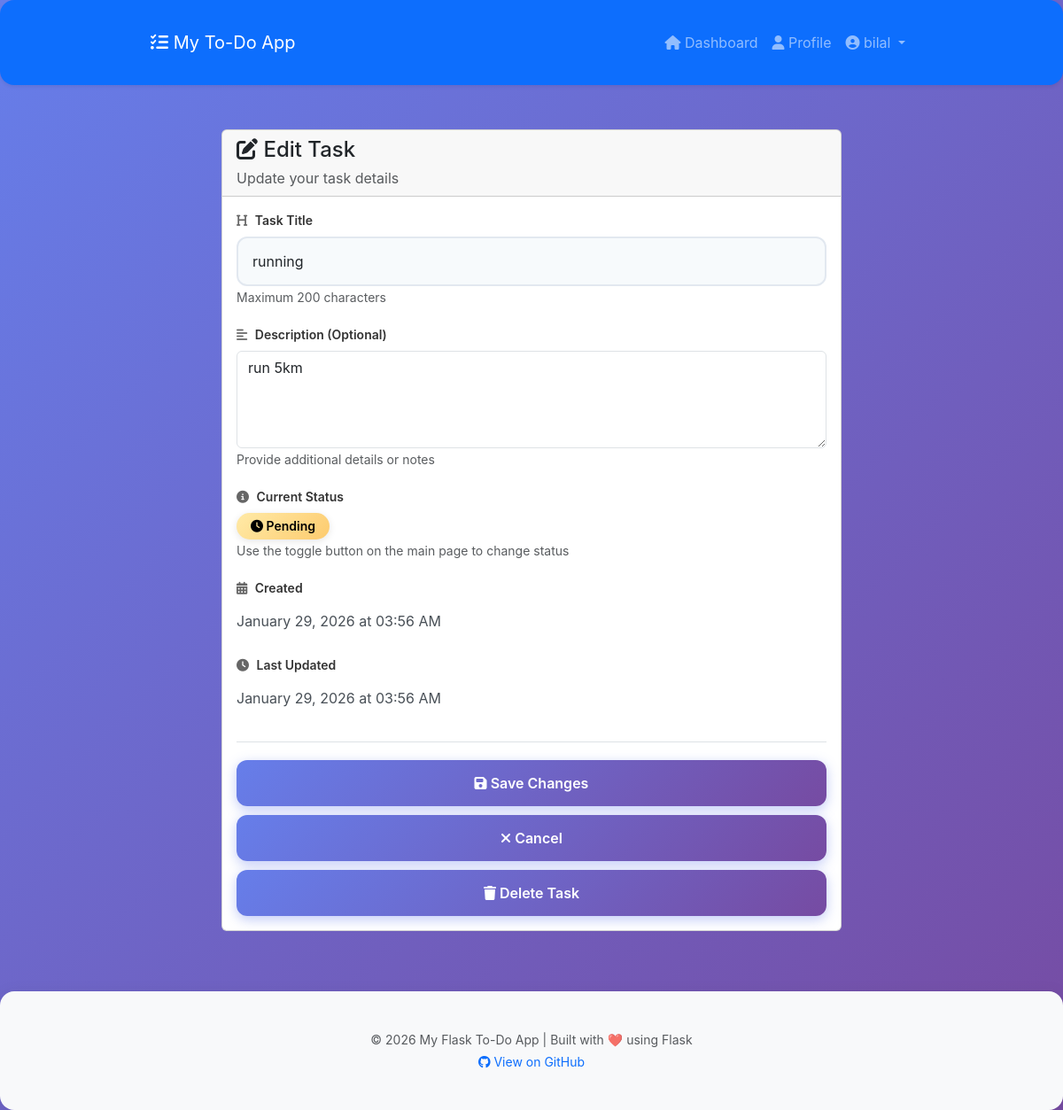
The page /tasks/edit/1 (signed in) on the database its author committed.
### app/models.py (models this page shows, shortened)
class Task(db.Model):
    __tablename__ = 'task'
    id = db.Column(db.Integer, primary_key=True)
    title = db.Column(db.String(200), nullable=False)
    description = db.Column(db.Text, nullable=True)
    status = db.Column(db.String(20), default='Pending', nullable=False)
    created_at = db.Column(db.DateTime, default=datetime.utcnow, nullable=False)
    updated_at = db.Column(db.DateTime, default=datetime.utcnow, onupdate=datetime.utcnow, nullable=False)
    user_id = db.Column(db.Integer, db.ForeignKey('user.id'), nullable=False, index=True)

### app/routes/tasks.py (the view, shortened to what this page needs)
@task_bp.route('/edit/<int:task_id>', methods=['GET', 'POST'])
@login_required
def edit_task(task_id):
    user_id = session.get('user_id')
    task = Task.query.filter_by(id=task_id, user_id=user_id).first()
    if not task:
        flash('Task not found or you do not have permission to edit it', 'danger')
        return redirect(url_for('tasks.view_task'))
    return render_template('edit_task.html', task=task)

### app/routes/auth.py (called while the page is built)
def login_required(f):
    @wraps(f)
    def decorated_function(*args, **kwargs):
        if 'user_id' not in session:
            flash('Please login to access this page', 'warning')
            return redirect(url_for('auth.login'))
        return f(*args, **kwargs)
    return decorated_function

### app/templates/edit_task.html (shortened to what this page needs)
{% extends "base.html" %}
{% block content %}
<div class="edit-task-container">
    <div class="edit-task-box card">
        <div class="card-header">
            <h2><i class="fas fa-edit"></i> Edit Task</h2>
            <p class="text-muted mb-0">Update your task details</p>
        </div>
        <div class="card-body">
            <form method="POST" action="{{ url_for('tasks.edit_task', task_id=task.id) }}">
                <div class="form-group">
                    <label for="title">
                        <i class="fas fa-heading"></i> Task Title
                    </label>
                    <input
                        type="text"
                        name="title"
                        id="title"
                        class="form-control"
                        value="{{ task.title }}"
                        placeholder="Enter task title"
                        required
                        autofocus
                        maxlength="200"
                    >
                    <small class="form-text text-muted">
                        Maximum 200 characters
                    </small>
                </div>
                <div class="form-group">
                    <label for="description">
                        <i class="fas fa-align-left"></i> Description (Optional)
                    </label>
                    <textarea
                        name="description"
                        id="description"
                        class="form-control"
                        rows="4"
                        placeholder="Add more details about this task..."
                    >{{ task.description or '' }}</textarea>
                    <small class="form-text text-muted">
                        Provide additional details or notes
                    </small>
                </div>
                <div class="form-group">
                    <label>
                        <i class="fas fa-info-circle"></i> Current Status
                    </label>
                    <div>
                        <span class="badge badge-{{ task.status|lower }} badge-lg">
                            {% if task.status == 'Pending' %}
                                <i class="fas fa-clock"></i>
                            {% elif task.status == 'Working' %}
                                <i class="fas fa-spinner"></i>
                            {% else %}
                                <i class="fas fa-check"></i>
                            {% endif %}
                            {{ task.status }}
                        </span>
                    </div>
                    <small class="form-text text-muted">
                        Use the toggle button on the main page to change status
                    </small>
                </div>
                {% if task.created_at %}
                <div class="form-group">
                    <label>
                        <i class="fas fa-calendar-alt"></i> Created
                    </label>
                    <p class="form-control-plaintext">
                        {{ task.created_at.strftime('%B %d, %Y at %I:%M %p') }}
                    </p>
                </div>
                {% endif %}
                {% if task.updated_at and task.updated_at != task.created_at %}
                <div class="form-group">
                    <label>
                        <i class="fas fa-clock"></i> Last Updated
                    </label>
                    <p class="form-control-plaintext">
                        {{ task.updated_at.strftime('%B %d, %Y at %I:%M %p') }}
                    </p>
                </div>
                {% endif %}
                <div class="form-actions">
                    <button type="submit" class="btn btn-primary">
                        <i class="fas fa-save"></i> Save Changes
                    </button>
                    <a href="{{ url_for('tasks.view_task') }}" class="btn btn-secondary">
                        <i class="fas fa-times"></i> Cancel
                    </a>
                    <form action="{{ url_for('tasks.delete_task', task_id=task.id) }}"
                          method="POST"
                          style="display: inline;"
                          onsubmit="return confirm('Are you sure you want to delete this task?');">
                        <button type="submit" class="btn btn-danger">
                            <i class="fas fa-trash"></i> Delete Task
                        </button>
                    </form>
                </div>
            </form>
        </div>
    </div>
</div>
{% endblock %}

### app/static/css/style.css (style rules this page uses)
body { margin: 0; font-family: -apple-system, BlinkMacSystemFont, 'Segoe UI', Roboto, Oxygen, Ubuntu, sans-serif; background: linear-gradient(135deg, #667eea 0%, #764ba2 100%); min-height: 100vh; color: #2d3748; }
.form-group { margin-bottom: 24px; }
.form-group label { display: block; font-weight: 600; margin-bottom: 8px; color: #4a5568; font-size: 14px; }
.form-group input { width: 100%; padding: 14px 16px; font-size: 16px; border-radius: 12px; border: 2px solid #e2e8f0; box-sizing: border-box; transition: all 0.3s ease; background: #f7fafc; }
.btn { background: linear-gradient(135deg, #667eea 0%, #764ba2 100%); color: white; border: none; padding: 14px; width: 100%; font-size: 16px; border-radius: 12px; cursor: pointer; font-weight: 600; transition: all 0.3s ease; box-shadow: 0 4px 14px rgba(102, 126, 234, 0.4); }
.badge { padding: 6px 14px; border-radius: 20px; font-weight: 600; color: white; font-size: 13px; display: inline-block; box-shadow: 0 2px 8px rgba(0, 0, 0, 0.1); }
.badge-pending { background: linear-gradient(135deg, #ffeaa7 0%, #fdcb6e 100%); color: #2d3748; }

### app/templates/edit_task.html (style rules this page uses)
.edit-task-container { max-width: 700px; margin: 0 auto; }
.card-header h2 { margin-bottom: 5px; font-size: 24px; }
.form-group { margin-bottom: 20px; }
.form-group label { font-weight: 600; margin-bottom: 8px; display: block; color: #333; }
.form-group label i { margin-right: 5px; color: #666; }
.badge-lg { padding: 8px 16px; font-size: 14px; }
.badge-pending { background-color: #ffc107; color: #000; }
.form-actions { display: flex; gap: 10px; flex-wrap: wrap; margin-top: 30px; padding-top: 20px; border-top: 1px solid #dee2e6; }
.form-control-plaintext { padding: 0.375rem 0; margin-bottom: 0; color: #495057; }

### rows shown on the page
Task: title "running", description "run 5km", status "Pending", created_at "January 29, 2026 at 03:56 AM", updated_at "January 29, 2026 at 03:56 AM"

### other values the page prints
{{ session.username }} "bilal"
